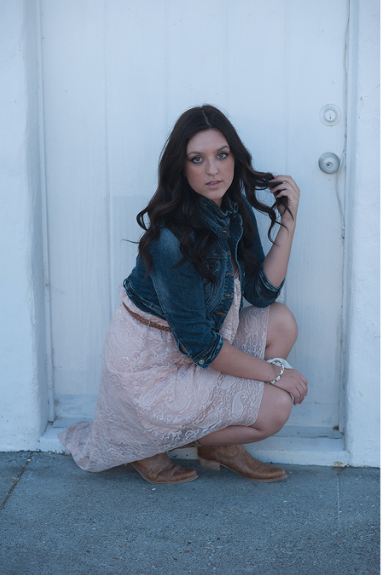
#> input picture raw/source02.png, 382 x 575 px
$ python awb_bfgs_optimization.py   (older library calls are emulated)
#> lines starting #> are read from the running program, lines starting #| are printed output that depends on the picture; long printed decimals are rounded
from matplotlib import pyplot as plt
import numpy as np
import csv
from PIL import Image

from skimage.metrics import structural_similarity as ssim
from skimage.metrics import mean_squared_error
from scipy.optimize import minimize, rosen, rosen_der

import cv2

visualize = True

def vis_img(image, visualize, cmap=None):
    if visualize:
        try:
            if cmap is not None:
                plt.imshow(image, cmap=cmap)
            else:
                plt.imshow(image)
            plt.show()
        except:
            pass


def PSNR(original, processed):
    ''' Peak signal-to-noise ratio (PSNR) is the ratio between the maximum possible power
        of an image and the power of corrupting noise that affects the quality of its representation. '''
    mse = np.mean((original - processed) ** 2)
    if mse == 0:
        # MSE is zero means no noise is present in the signal .
        # Therefore PSNR have no importance.
        return 100
    max_pixel = 255.0
    psnr = 20 * log10(max_pixel / sqrt(mse)) # dB
    return psnr

def mse(imageA, imageB):
    # the 'Mean Squared Error' between the two images is the sum of the squared difference between the two images
    mse_error = np.sum((imageA.astype("float") - imageB.astype("float")) ** 2)
    mse_error /= float(imageA.shape[0] * imageA.shape[1])
    # return the MSE. The lower the error, the more "similar" the two images are.
    return mse_error

def grey_world(nimg):
    nimg = nimg.transpose(2, 0, 1).astype(np.uint32)
    mu_g = np.average(nimg[1])
    nimg[0] = np.minimum(nimg[0]*(mu_g/np.average(nimg[0])),255)
    nimg[2] = np.minimum(nimg[2]*(mu_g/np.average(nimg[2])),255)
    return nimg.transpose(1, 2, 0).astype(np.uint8)

def standard_deviation_weighted_grey_world(nimg, params):
    gain_r, gain_g, gain_b = params
    nimg = nimg.transpose(2, 0, 1)
    nimg[0] = np.minimum(nimg[0]*gain_r,255)
    nimg[1] = np.minimum(nimg[1]*gain_g,255)
    nimg[2] = np.minimum(nimg[2]*gain_b,255)
    return nimg.transpose(1, 2, 0).astype(np.uint8)


# Optimization : raw image -> ISP -> processed image -> loss -> optimization -> ...

def from_pil(pimg):
    pimg = pimg.convert(mode='RGB')
    # nimg = np.asarray(pimg)
    nimg = np.array(pimg).astype(np.uint8)
    # nimg.flags.writeable = True
    # nimg.setflags(write=1)
    return nimg

def to_pil(nimg):
    return Image.fromarray(np.uint8(nimg))

raw_path = './raw/source02.png'
groundtruth_path = './raw/target02.png'

rawimg = Image.open(raw_path)
#> rawimg is the input picture: PIL image 382x575 RGB; mean R, G, B 129.9, 148.3, 168.5
# rawimg = rawimg.resize((332, 467))
# rawimg.show()
imgsz = rawimg.size
#> imgsz = (382, 575)

groundtruth = Image.open(groundtruth_path)
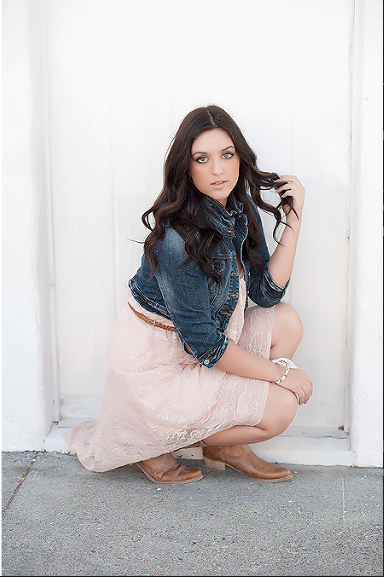
#> input picture raw/target02.png, 384 x 577 px
#> groundtruth is the input picture: PIL image 384x577 RGB; mean R, G, B 198.8, 195, 195.5
groundtruth = groundtruth.resize(imgsz)
#> groundtruth: PIL image 382x575 RGB
# groundtruth.show()

init_params = [0.5, 0.5, 0.5]
# opt_params = [0.50000073, 0.50000114, 0.50000132]

pimg_gw = to_pil(grey_world(from_pil(rawimg)))
#> in grey_world, `mu_g = np.average(nimg[1])`: mu_g = 148.3
# pimg_gw.show()
pimg_sdwgw = to_pil(standard_deviation_weighted_grey_world(from_pil(rawimg), init_params))
#> in standard_deviation_weighted_grey_world, `gain_r, gain_g, gain_b = params`: gain_r = 0.5
# pimg_sdwgw.show()
# pimg_sdwgw02 = to_pil(standard_deviation_weighted_grey_world(from_pil(rawimg), opt_params))


mse_gw = mse(from_pil(pimg_gw), from_pil(groundtruth))
#> in mse, `mse_error = np.sum((imageA.astype("float") - imageB.astype("float")) *..`: mse_error = 2.11e+09
#> in mse, `mse_error /= float(imageA.shape[0] * imageA.shape[1])`: mse_error = 9612
#> mse_gw = 9612
ssim_gw = ssim(from_pil(pimg_gw), from_pil(groundtruth), multichannel=True)
#> ssim_gw = 0.555
print('grey world - mse : %f, ssim : %f'%(mse_gw, ssim_gw))
#| grey world - mse : 9612.002, ssim : 0.5554

mse_sdwgw = mse(from_pil(pimg_sdwgw), from_pil(groundtruth))
#> mse_sdwgw = 49535
ssim_sdwgw = ssim(from_pil(pimg_sdwgw), from_pil(groundtruth), multichannel=True)
#> ssim_sdwgw = 0.417
print('init sdwgw - mse : %f, ssim : %f'%(mse_sdwgw, ssim_sdwgw))
#| init sdwgw - mse : 49535.031, ssim : 0.4167
# print(cv2.PNSR(from_pil(pimg_gw), from_pil(groundtruth)))


#
source = from_pil(rawimg)
target = from_pil(groundtruth)

def func(parameter):
    processed = standard_deviation_weighted_grey_world(source, parameter)
    loss = ssim(processed, target, multichannel=True)
#> loss = 0.417
    # loss = mse(processed, target)
    return loss
#

fitted_params = [0.5, 0.5, 0.5]
# for i in range(10):
#     print('\n --- %d iter ---- \n'%i)
result = minimize(func, fitted_params, method='BFGS', jac=rosen_der)
#> in standard_deviation_weighted_grey_world (call 3), `gain_r, gain_g, gain_b = params`: gain_r = 1.22; gain_g = 0.514; gain_b = -0.207
#> in standard_deviation_weighted_grey_world (call 3), `return nimg.transpose(1, 2, 0).astype(np.uint8)`:
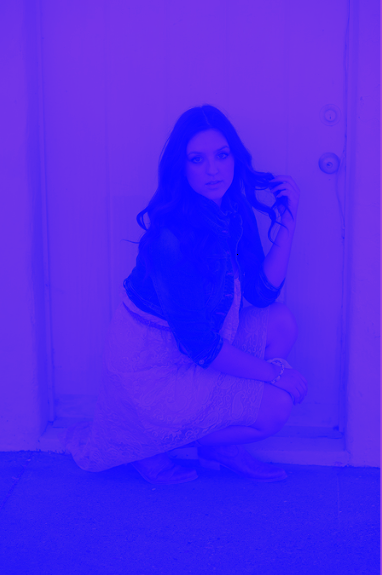
#> returned value: shape (575, 382, 3); mean of channels 0, 1, 2 78.6, 37.4, 239.1; drawn as R, G, B
#> in standard_deviation_weighted_grey_world (call 4), `gain_r, gain_g, gain_b = params`: gain_r = 0.91; gain_g = 0.508; gain_b = 0.0984
#> in standard_deviation_weighted_grey_world (call 4), `return nimg.transpose(1, 2, 0).astype(np.uint8)`:
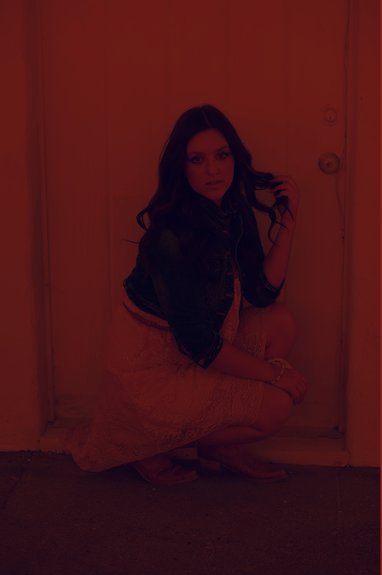
#> returned value: shape (575, 382, 3); mean of channels 0, 1, 2 70.9, 18.5, 23; drawn as R, G, B
#> in standard_deviation_weighted_grey_world (call 5), `gain_r, gain_g, gain_b = params`: gain_r = 0.666; gain_g = 0.503; gain_b = 0.337
#> in standard_deviation_weighted_grey_world (call 5), `return nimg.transpose(1, 2, 0).astype(np.uint8)`:
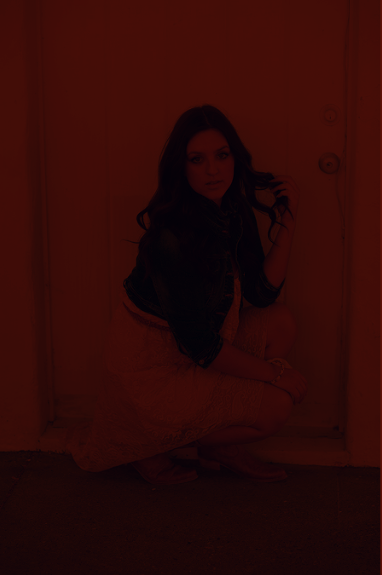
#> returned value: shape (575, 382, 3); mean of channels 0, 1, 2 46.6, 9, 7.2; drawn as R, G, B
#> in standard_deviation_weighted_grey_world (call 6), `gain_r, gain_g, gain_b = params`: gain_r = 0.668; gain_g = 0.569; gain_b = 0.328
#> in standard_deviation_weighted_grey_world (call 6), `return nimg.transpose(1, 2, 0).astype(np.uint8)`:
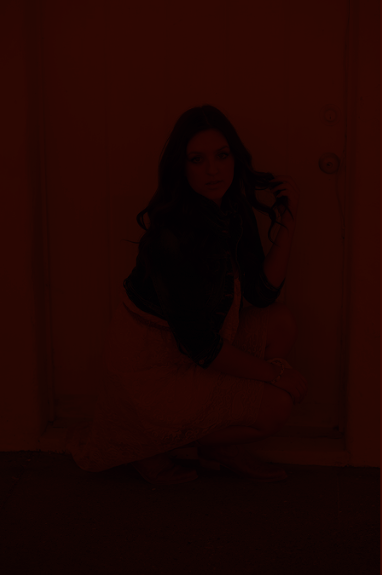
#> returned value: shape (575, 382, 3); mean of channels 0, 1, 2 30.7, 4.6, 2; drawn as R, G, B
#> in standard_deviation_weighted_grey_world (call 8), `gain_r, gain_g, gain_b = params`: gain_r = 0.684; gain_g = 0.542; gain_b = 0.349
#> in standard_deviation_weighted_grey_world (call 8), `return nimg.transpose(1, 2, 0).astype(np.uint8)`:
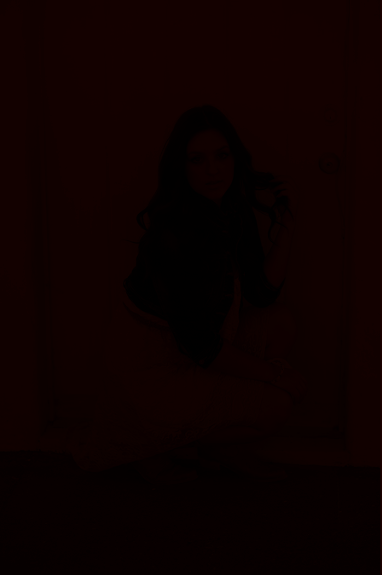
#> returned value: shape (575, 382, 3); mean of channels 0, 1, 2 13.3, 0.6, 0; drawn as R, G, B
#> in standard_deviation_weighted_grey_world (call 19), `return nimg.transpose(1, 2, 0).astype(np.uint8)`: returned value: shape (575, 382, 3); every value is 0
#> result = 10 items
fitted_params = result.x
#> fitted_params = [0.835, 0.701, 0.486]
print('loss : ', result.fun, ' params : ', fitted_params)
#| loss :  0.0001723  params :  [0.8349 0.7013 0.4864]

pimg_opt = to_pil(standard_deviation_weighted_grey_world(from_pil(rawimg), fitted_params))
#> in to_pil (call 3), `return Image.fromarray(np.uint8(nimg))`:
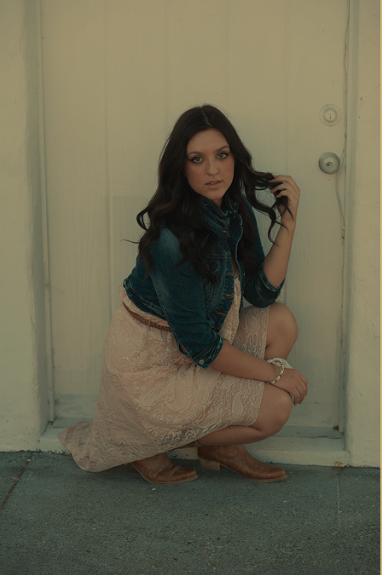
#> returned value: PIL image 382x575 RGB; mean R, G, B 108, 103.5, 81.4

mse_opt = mse(from_pil(pimg_opt), from_pil(groundtruth))
#> mse_opt = 33078.6
ssim_opt = ssim(from_pil(pimg_opt), from_pil(groundtruth), multichannel=True)
#> ssim_opt = 0.486
print('optimized sdwgw - mse : %f, ssim : %f'%(mse_opt, ssim_opt))
#| optimized sdwgw - mse : 33078.612, ssim : 0.4863


# SSIM, the higher, two image more similarity

fig, ((ax1, ax2, _), (ax3, ax4, ax5)) = plt.subplots(2, 3)
ax1.imshow(from_pil(rawimg))
ax1.set_title('input')
ax2.imshow(from_pil(groundtruth))
ax2.set_title('groundtruth')
# ax6.imshow(from_pil(pimg_sdwgw02))
# ax6.set_title('previous results')
ax3.imshow(pimg_gw)
ax3.set_title('grey world, mse: %.02f, ssim:%.02f'%(mse_gw, ssim_gw))
ax4.imshow(pimg_sdwgw)
ax4.set_title('sdwgw init, mse: %.02f, ssim: %.02f'%(mse_sdwgw, ssim_sdwgw))
ax5.imshow(from_pil(pimg_opt))
ax5.set_title('optimization, mse: %.02f, ssim: %.02f'%(mse_opt, ssim_opt))
plt.show()
